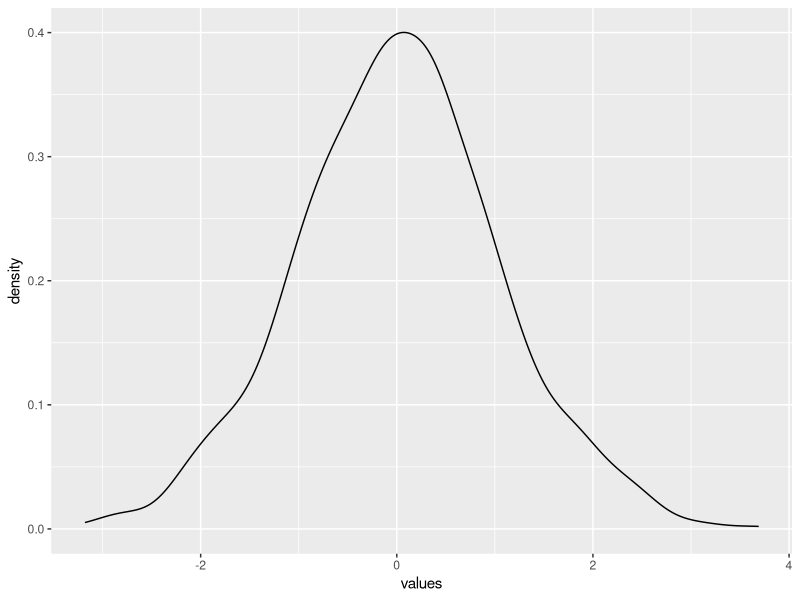
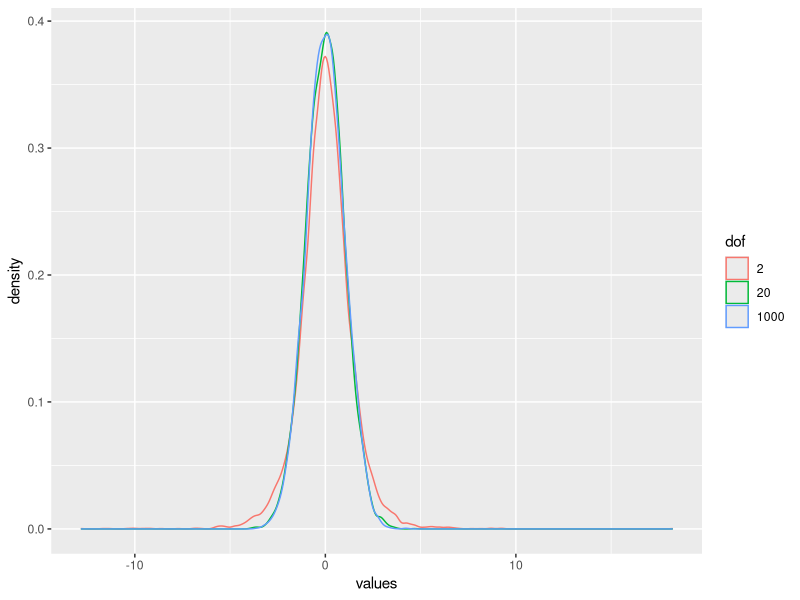
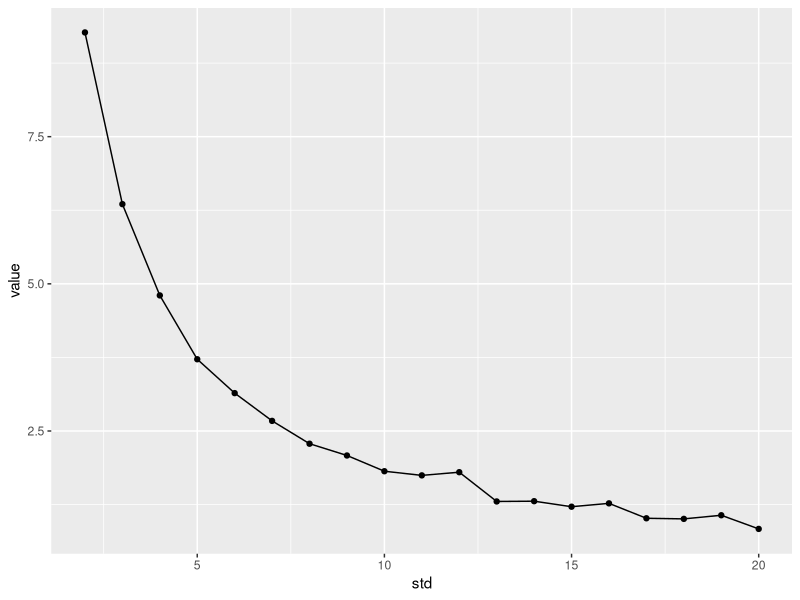
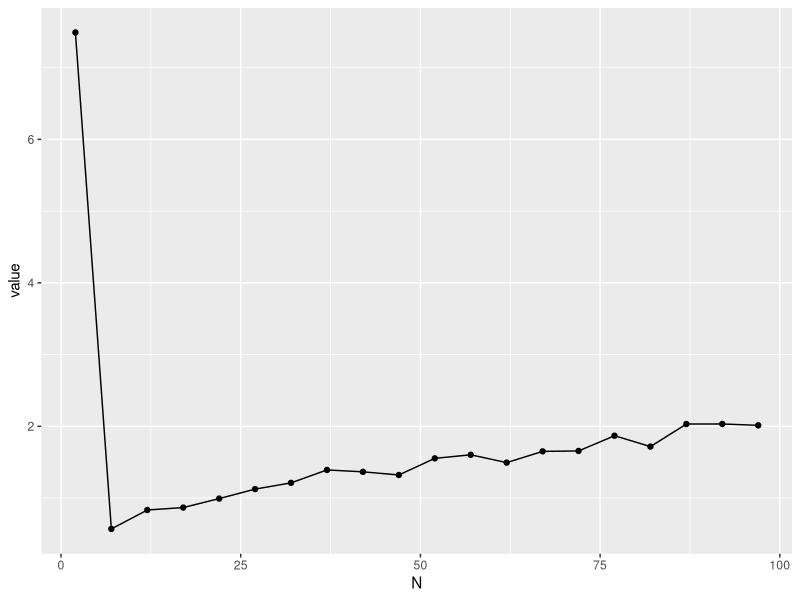

These charts were generated, in order, by the following R code:
## ---- chunk 1
knitr::opts_chunk$set(echo = TRUE, warning=FALSE, message=FALSE)
## ---- chunk 2
population_mean <- 70
sample_size <- 20
sample_mean <- 74
sample_std <- 10
sample_scores <- rnorm(n=sample_size, mean=sample_mean, sd=sample_std)
## ---- chunk 3
t.test(sample_scores, mu = population_mean)
## ---- chunk 4
measure_of_effect <- mean(sample_scores) - population_mean
measure_of_error  <- sd(sample_scores) / sqrt(sample_size)
t_obt <- measure_of_effect / measure_of_error
t_obt
## ---- chunk 5
sample_size <- 20
sample_1_mean <- 70
sample_1_std <- 20
sample_2_mean <- 75
sample_2_std <- 20
sample_1_scores <- rnorm(n=sample_size, mean=sample_1_mean, sd=sample_1_std)
sample_2_scores <- rnorm(n=sample_size, mean=sample_2_mean, sd=sample_2_std)
## ---- chunk 6
t.test(sample_1_scores, sample_2_scores, var.equal = TRUE)
## ---- chunk 7
measure_of_effect <- mean(sample_1_scores) - mean(sample_2_scores)
pooled_variance <- (sum((sample_1_scores-mean(sample_1_scores))^2) + 
                      sum((sample_2_scores-mean(sample_2_scores))^2)) / (sample_size*2 -2)
measure_of_error  <- sqrt((pooled_variance/sample_size)+(pooled_variance/sample_size))
t_obt <- measure_of_effect / measure_of_error
t_obt
## ---- chunk 8
sample_size <- 20
sample_1_mean <- 70
sample_1_std <- 20
sample_2_mean <- 75
sample_2_std <- 20
sample_1_scores <- rnorm(n=sample_size, mean=sample_1_mean, sd=sample_1_std)
sample_2_scores <- rnorm(n=sample_size, mean=sample_2_mean, sd=sample_2_std)
## ---- chunk 9
t.test(sample_1_scores, sample_2_scores, paired = TRUE, var.equal = TRUE)
## ---- chunk 10
result <- t.test(sample_1_scores, sample_2_scores, paired = TRUE, var.equal = TRUE)
result$statistic # t-value
result$p.value   # p-value
result$parameter # df 
## ---- chunk 11
ts <- c()
sample_size <- 10
for (i in 1:1000){
  ts[i] <- t.test(rnorm(n=sample_size, mean=0, sd=1), 
                  rnorm(n=sample_size, mean=0, sd=1))$statistic
}
library(ggplot2)
ggplot(data.frame(values=ts), aes(x=values)) + geom_density()
## ---- chunk 12
mean(ts > 2.5 | ts < -2.5)
## ---- chunk 13
dfs <- c(2, 20, 1000)
ts <- c()
n_sims <- 10000
for (d in 1:length(dfs)){
  df<-dfs[d]
  sample_size <- df + 1
  for (i in 1:n_sims){
    ts <- c(ts, t.test(rnorm(n=sample_size), rnorm(n=sample_size))$statistic)
  }
}
## ---- chunk 14
ts_dof_df <- data.frame(values = ts, dof = as.factor(rep(dfs, each=n_sims)))
ggplot(ts_dof_df, aes(x=values, color=dof)) + geom_density()
## ---- chunk 15
ts_vs_std <- c()
population_mean <- 70
sample_size <- 20
sample_mean <- 74
n_exps <- 100
sample_std_vector <- c(2:20)
for (ind in 1:length(sample_std_vector)){
  sample_std <- sample_std_vector[ind]
  ts <- c()
  for (t_ind in 1:n_exps){
    sample_scores <- rnorm(n=sample_size, mean=sample_mean, sd=sample_std)
    ts[t_ind] <- t.test(sample_scores, mu = population_mean)$statistic
  }
  ts_vs_std[ind] <- mean(ts)
}
## ---- chunk 16
library(ggplot2)
ggplot(data.frame(value=ts_vs_std, std=sample_std_vector), aes(x=std, y=value)) +
  geom_point()+ geom_line()
## ---- chunk 17
ts_vs_N <- c()
population_mean <- 70
sample_std <- 20
sample_mean <- 74
n_exps <- 100
sample_size_vector <- seq(2,100,5)
for (ind in 1:length(sample_size_vector)){
  sample_size <- sample_size_vector[ind]
  ts <- c()
  for (t_ind in 1:n_exps){
    sample_scores <- rnorm(n=sample_size, mean=sample_mean, sd=sample_std)
    ts[t_ind] <- t.test(sample_scores, mu = population_mean)$statistic
  }
  ts_vs_N[ind] <- mean(ts)
}
## ---- chunk 18
library(ggplot2)
ggplot(data.frame(value=ts_vs_N, N=sample_size_vector), aes(x=N, y=value)) +
  geom_point()+ geom_line()
